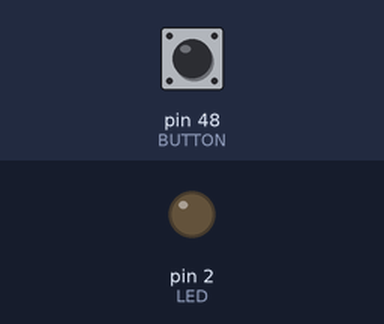
Bench run of a sketch on a simulated Arduino Mega 2560, built with avr-gcc and run on an emulated ATmega2560. On the bench: output pins drawn as LEDs (lit = HIGH). The test bench sets the inputs (shaded band); at power-on: pin 48 (BUTTON) LOW.

Above: at 1.2 s.
1.3 s: pin 48 (BUTTON) pulled HIGH for 1 s
At 1.7 s:
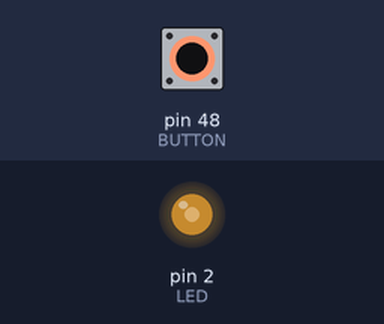
At 2.9 s:
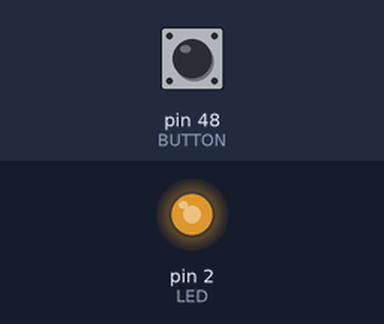
3.8 s: pin 48 (BUTTON) pulled HIGH for 0.15 s
At 4.4 s:
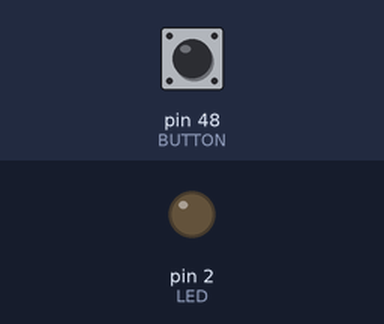
5.4 s: pin 48 (BUTTON) pulled HIGH for 3.2 s
Timing chart, 0 to 10.1 s (numbered marks = the images above; inputs shaded):
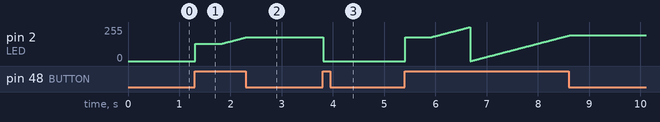

Measured:
- after the input at 1.3 s, pin 2 (LED): moves from 0/255 to 178/255 over 0.99 s, starting at once
- after the input at 3.8 s, pin 2 (LED): 178/255 → 0/255 at once

The sketch:

homework03_02.ino
```cpp
#define LED 2 // the pin for the LED
#define BUTTON 48 // input pin of the pushbutton
 int val = 0; // stores the state of the input pin
 int old_val = 0; // stores the previous value of "val"
 int state = 0; // 0 = LED off while 1 = LED on
 int brightness = 128; // Stores the brightness value
 unsigned long startTime = 0; // when did we begin pressing?
 void setup() {
  pinMode(LED, OUTPUT); // tell Arduino LED is an output
  pinMode(BUTTON, INPUT); // and BUTTON is an input
  }

 void loop() {
  val = digitalRead(BUTTON); // read input value and store it yum,
  // fresh check if there was a transition
  if ((val == HIGH) && (old_val == LOW)) {
    state = 1 - state; // change the state from off to on or vice-versa
    startTime = millis(); // millis() is the Arduino clock it returns how many milliseconds
    // have passed since the board has been reset.
    // (this line remembers when the button was last pressed)
    delay(10);
    }   // check whether the button is being held down
  if ((val == HIGH) && (old_val == HIGH)) {
      // If the button is held for more than 500ms.
    if (state == 1 && (millis() - startTime) > 500) {
      brightness++; // increment brightness by 1
      delay(10); // delay to avoid brightness going up too fast
      if (brightness > 255) { // 255 is the max brightness
          brightness = 0; // if we go over 255 let’s go back to 0
      }
    }
  }
  old_val = val; // val is now old, let’s store it
  if (state == 1) {
      analogWrite(LED, brightness); // turn LED ON at the current brightness level
  }
  else {
    analogWrite(LED, 0); // turn LED OFF
    }
 }
```
